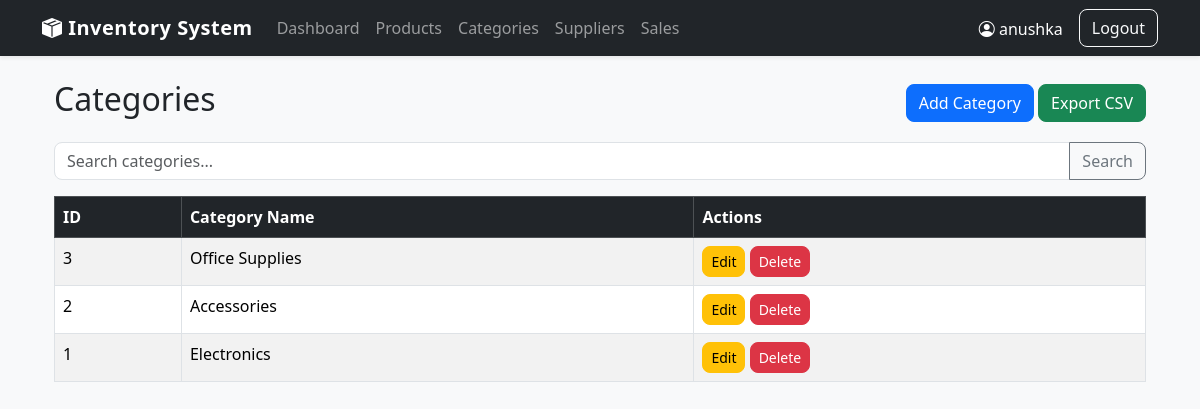
Screenshot of /categories/ (signed in) with the database file from the repository.
### tables this page shows
CREATE TABLE categories (
        id INTEGER PRIMARY KEY AUTOINCREMENT,
        name TEXT NOT NULL UNIQUE,
        description TEXT,
        created_at TIMESTAMP DEFAULT CURRENT_TIMESTAMP
    );

### routes/categories.py (the view)
@categories_bp.route("/")
@login_required
def index():
    conn = get_db_connection()
    cursor = conn.cursor()
    search = request.args.get("search", "").strip()
    if search:
        categories = cursor.execute(
            """
            SELECT *
            FROM categories
            WHERE name LIKE ?
            ORDER BY id DESC
            """,
            (f"%{search}%",)
        ).fetchall()
    else:
        categories = cursor.execute(
            """
            SELECT *
            FROM categories
            ORDER BY id DESC
            """
        ).fetchall()
    conn.close()
    return render_template(
        "categories/index.html",
        categories=categories,
        search=search
    )

### database.py (called while the page is built)
def get_db_connection():
    conn = sqlite3.connect(DATABASE)
    conn.row_factory = sqlite3.Row
    conn.execute("PRAGMA foreign_keys = ON")
    return conn

### helpers.py (called while the page is built)
def login_required(f):
    @wraps(f)
    def decorated_function(*args, **kwargs):
        if session.get("user_id") is None:
            flash("Please login first.", "warning")
            return redirect(url_for("auth.login"))
        return f(*args, **kwargs)
    return decorated_function

### templates/categories/index.html (shortened to what this page needs)
{% extends "layout.html" %}
{% block content %}
<div class="container mt-4">
    <div class="d-flex justify-content-between align-items-center mb-3">
        <h2>Categories</h2>
        <div>
            <a href="/categories/add" class="btn btn-primary">
                Add Category
            </a>
            <a href="/categories/export" class="btn btn-success">
                Export CSV
            </a>
        </div>
    </div>
    <form method="GET" action="/categories/" class="mb-3">
        <div class="input-group">
            <input
                type="text"
                name="search"
                class="form-control"
                placeholder="Search categories..."
                value="{{ search }}"
            >
            <button class="btn btn-outline-secondary">
                Search
            </button>
        </div>
    </form>
    <div class="table-responsive">
        <table class="table table-bordered table-striped">
            <thead class="table-dark">
                <tr>
                    <th>ID</th>
                    <th>Category Name</th>
                    <th>Actions</th>
                </tr>
            </thead>
            <tbody>
            {% for category in categories %}
                <tr>
                    <td>
                        {{ category.id }}
                    </td>
                    <td>
                        {{ category.name }}
                    </td>
                    <td>
                        <a
                        href="/categories/edit/{{ category.id }}"
                        class="btn btn-warning btn-sm">
                            Edit
                        </a>
                        <form action="{{ url_for('categories.delete', id=category.id) }}"
                              method="POST"
                              style="display:inline;">
                            <button
                                type="submit"
                                class="btn btn-danger btn-sm"
                                onclick="return confirm('Delete this category?')">
                                Delete
                            </button>
                        </form>
                    </td>
                </tr>
            {% else %}
                <tr>
                    <td colspan="3" class="text-center">
                        No categories found
                    </td>
                </tr>
            {% endfor %}
            </tbody>
        </table>
    </div>
</div>
{% endblock %}

### static/css/style.css (style rules this page uses)
body { background-color: #f8f9fa; font-family: "Segoe UI", Arial, sans-serif; }
.table { margin-bottom: 0; }
.table th { white-space: nowrap; }
.btn { border-radius: 8px; }
.form-control, .form-select { border-radius: 8px; }

### rows the page displays
categories: id "3", name "Office Supplies"
categories: id "2", name "Accessories"
categories: id "1", name "Electronics"

### other values shown
{{ session["username"] }} "anushka"
